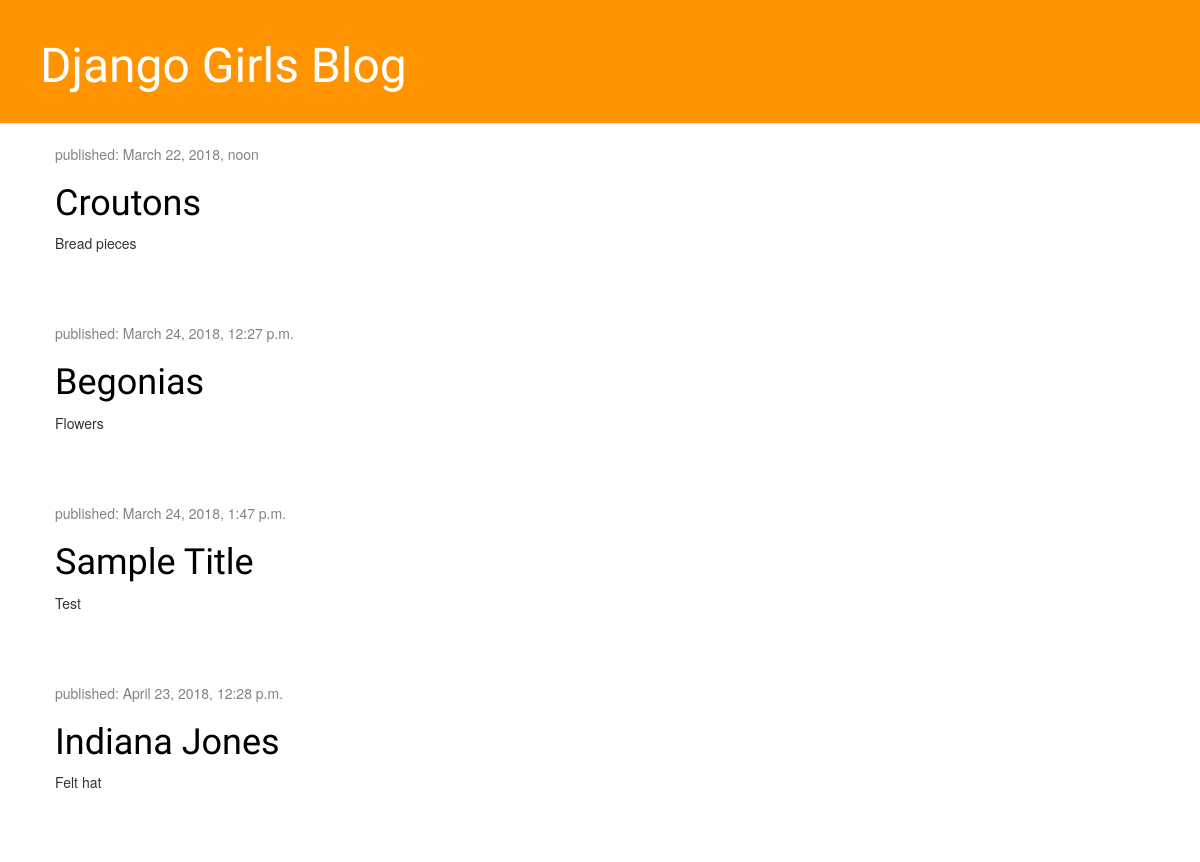
Before: / with the older database file.
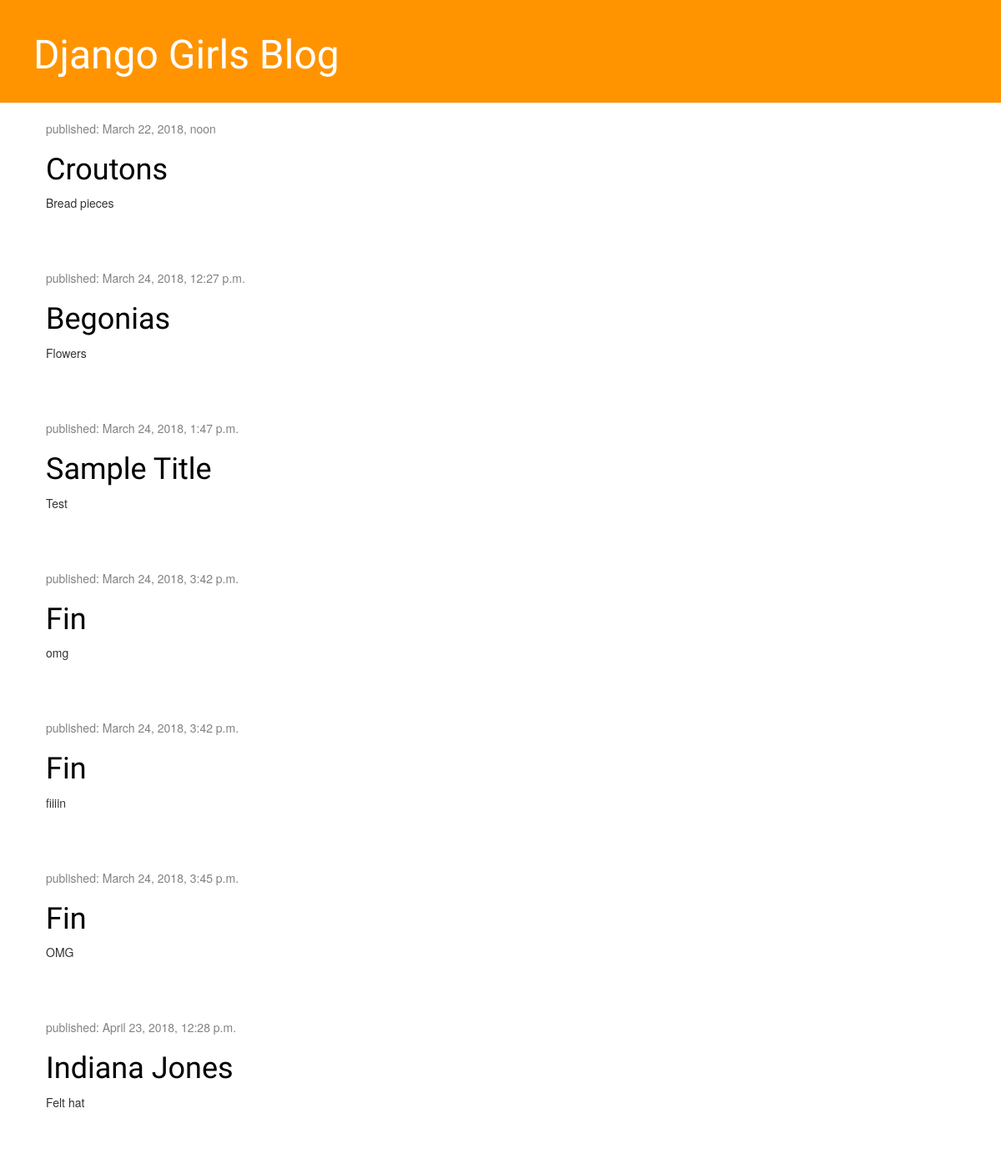
After: the same page with the newer database file.
### blog/models.py (models this page shows, shortened)
class Post(models.Model):
    author = models.ForeignKey('auth.User', on_delete=models.CASCADE)
    title = models.CharField(max_length=200)
    text = models.TextField()
    created_date = models.DateTimeField(
            default=timezone.now)
    published_date = models.DateTimeField(
            blank=True, null=True)

### blog/views.py (the view)
def post_list(request):
    posts = Post.objects.filter(published_date__lte=timezone.now()).order_by('published_date')
    return render(request, 'blog/post_list.html', {'posts': posts})

### blog/templates/blog/post_list.html
{% extends 'blog/base.html' %}
{% block content %}
  {% for post in posts %}
    <div class="post">
        <div class="date">
            <p>published: {{ post.published_date }}</p>
        </div>
        <h1><a href="{% url 'post_detail' pk=post.pk %}">{{ post.title }}</a></h1>
        <p>{{ post.text|linebreaksbr }}</p>
    </div>
  {% endfor %}
{% endblock %}

### blog/templates/blog/base.html (shortened to what this page needs)
{% load staticfiles %}
<html>
    <head>
        <link rel="stylesheet" href="//maxcdn.bootstrapcdn.com/bootstrap/3.2.0/css/bootstrap.min.css">
        <link rel="stylesheet" href="//maxcdn.bootstrapcdn.com/bootstrap/3.2.0/css/bootstrap-theme.min.css">
        <link rel="stylesheet" href="{% static 'css/blog.css' %}">
  </head>
  <body>
      <div class="page-header">
        <h1><a href="/">Django Girls Blog</a></h1>
      </div>
      <div class="content container">
          <div class="row">
              <div class="col-md-8">
              {% block content %}
              {% endblock %}
              </div>
          </div>
      </div>
  </body>
</html>

Changed rows visible on the page:
added Post: published_date "March 24, 2018, 3:42 p.m.", title "Fin", text "omg"
added Post: published_date "March 24, 2018, 3:42 p.m.", title "Fin", text "fiiiin"
added Post: published_date "March 24, 2018, 3:45 p.m.", title "Fin", text "OMG"
